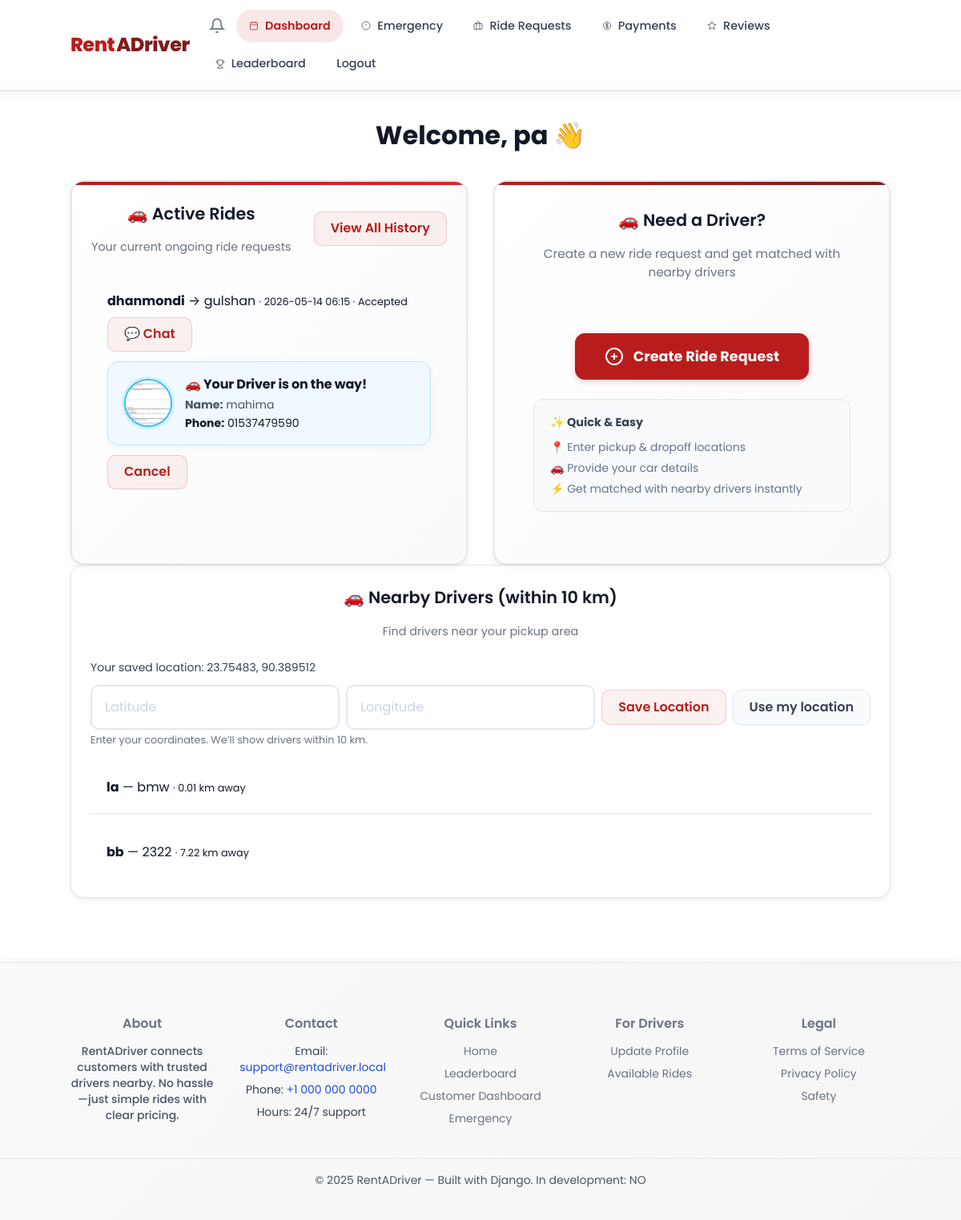
The app's page /customer/dashboard/ (signed in), older data.
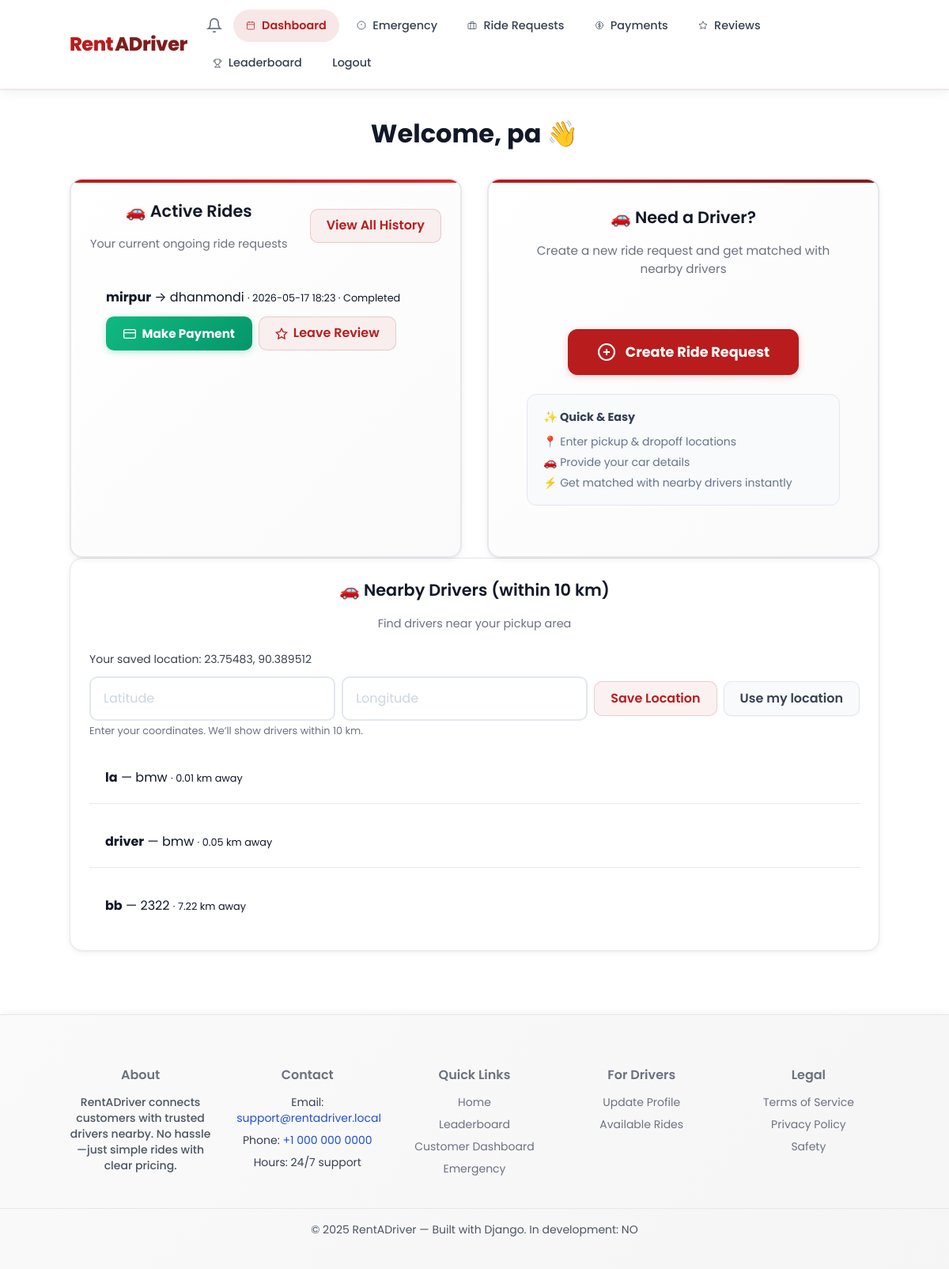
The same page, newer data.
### core/models.py (models this page shows, shortened)
class RideRequest(models.Model):
    customer = models.ForeignKey(Account, on_delete=models.CASCADE)
    pickup_location = models.CharField(max_length=200)
    dropoff_location = models.CharField(max_length=200)
    pickup_lat = models.FloatField(null=True, blank=True)
    pickup_lng = models.FloatField(null=True, blank=True)
    dropoff_lat = models.FloatField(null=True, blank=True)
    dropoff_lng = models.FloatField(null=True, blank=True)
    status = models.CharField(max_length=20, default="pending")
    created_at = models.DateTimeField(auto_now_add=True)

class DriverProfile(models.Model):
    user = models.OneToOneField(Account, on_delete=models.CASCADE)
    full_name = models.CharField(max_length=100, null=True, blank=True)
    license_number = models.CharField(max_length=50)
    phone_number = models.CharField(max_length=20, null=True, blank=True)
    vehicle_details = models.CharField(max_length=100, default="Unknown")
    address = models.CharField(max_length=200, null=True, blank=True)
    nid_number = models.CharField(max_length=50, null=True, blank=True)
    profile_picture = models.ImageField(upload_to="profiles/", null=True, blank=True)
    current_lat = models.FloatField(null=True, blank=True)
    current_lng = models.FloatField(null=True, blank=True)

class Account(AbstractUser):
    ROLE_CHOICES = (
        ('customer', 'Customer'),
        ('driver', 'Driver'),
    )
    role = models.CharField(max_length=15, choices=ROLE_CHOICES)
    last_lat = models.FloatField(null=True, blank=True)
    last_lng = models.FloatField(null=True, blank=True)

### core/views.py (the view)
# urls.py: path("customer/dashboard/", views.customer_dashboard, name="customer_dashboard"),
@login_required
def customer_dashboard(request):
    if request.user.role != "customer":
        return redirect("driver_dashboard")
    rides = RideRequest.objects.filter(customer=request.user).order_by("-created_at")
    customer_bookings = Booking.objects.filter(ride_request__customer=request.user).order_by("-confirmed_at")
    accepted_ride_info = None
    for ride in rides:
        if ride.status == "accepted":
            try:
                booking = ride.booking
                driver_profile = DriverProfile.objects.get(user=booking.driver)
                accepted_ride_info = {
                    "ride": ride,
                    "driver_name": driver_profile.full_name or booking.driver.username,
                    "driver_phone": driver_profile.phone_number,
                    "driver_picture": driver_profile.profile_picture,
                    "driver_lat": driver_profile.current_lat,
                    "driver_lng": driver_profile.current_lng,
                }
            except:
                pass
    nearby_list = []
    lat0 = request.user.last_lat
    lng0 = request.user.last_lng
    drivers = DriverProfile.objects.select_related("user").all()
    for d in drivers:
        if d.current_lat is None or d.current_lng is None:
            continue
        dist = None
        if lat0 is not None and lng0 is not None:
            dist = calculate_distance(lat0, lng0, d.current_lat, d.current_lng)
        nearby_list.append({
            "user": d.user,
            "vehicle_details": d.vehicle_details,
            "distance_km": round(dist, 2) if dist is not None else None,
        })
    if any(item["distance_km"] is not None for item in nearby_list):
        filtered = [item for item in nearby_list if item["distance_km"] is not None and item["distance_km"] <= 10]
        if not filtered:
            filtered = [item for item in nearby_list if item["distance_km"] is not None]
        filtered.sort(key=lambda x: x["distance_km"])
        nearby_list = filtered[:10]
    else:
        nearby_list = nearby_list[:10]
    return render(request, "customer_dashboard.html", {
        "rides": rides,
        "nearby_drivers": nearby_list,
        "customer_bookings": customer_bookings,
        "accepted_ride_info": accepted_ride_info,
    })

### core/views.py (called while the page is built)
def calculate_distance(lat1, lon1, lat2, lon2):
    if None in [lat1, lon1, lat2, lon2]:
        return None
    R = 6371  # Earth radius in km
    dlat = radians(lat2 - lat1)
    dlon = radians(lon2 - lon1)
    a = sin(dlat / 2)**2 + cos(radians(lat1)) * cos(radians(lat2)) * sin(dlon / 2)**2
    c = 2 * atan2(sqrt(a), sqrt(1 - a))
    return R * c

### core/templates/customer_dashboard.html (shortened to what the changed rows need)
{% extends "base.html" %}
{% load static %}
{% block content %}
<section class="dashboard">
  <div class="customer-dashboard container">
  <h2 class="welcome-title">Welcome, {{ request.user.username }} 👋</h2>
    <div class="dashboard-grid">
      <div class="card rides-card enhanced-rides">
        <div class="rides-container">
          <ul class="rides-list">
            {% for r in rides %}
              {% if r.status != 'cancelled' %}
                {% if r.booking and not r.booking.payment %}
              <li>
                <div>
                  <strong>{{ r.pickup_location }}</strong> → {{ r.dropoff_location }}
                  <small>· {{ r.created_at|date:"Y-m-d H:i" }} · {{ r.status|title }}</small>
                </div>
                {% if r.booking and r.booking.status != 'completed' and r.booking.status != 'cancelled' %}
                  <div class="chat-btn-wrapper">
                    <a class="btn btn-secondary" href="{% url 'chat_room' r.booking.id %}">💬 Chat</a>
                  </div>
                {% endif %}
                {% if r.status == 'accepted' and accepted_ride_info and accepted_ride_info.ride.id == r.id %}
                  <div class="driver-info-card">
                    {% if accepted_ride_info.driver_picture %}
                      <img
                        src="{{ accepted_ride_info.driver_picture.url }}"
                        alt="Driver photo"
                        class="driver-photo"
                      />
                    {% else %}
                      <div class="driver-photo-placeholder">🧑</div>
                    {% endif %}
                    <div>
                      <p class="driver-heading">🚗 Your Driver is on the way!</p>
                      <p class="driver-detail"><strong>Name:</strong> {{ accepted_ride_info.driver_name }}</p>
                      <p class="driver-detail-phone">
                        <strong>Phone:</strong>
                        {% if accepted_ride_info.driver_phone %}
                          <a href="tel:{{ accepted_ride_info.driver_phone }}">{{ accepted_ride_info.driver_phone }}</a>
                        {% else %}
                          <span class="driver-phone-unavailable">Not provided</span>
                        {% endif %}
                      </p>
                    </div>
                  </div>
                {% endif %}
                <div class="ride-actions">
                  {% if r.status == 'pending' %}
                    <a class="btn btn-secondary" href="{% url 'edit_ride_request' r.id %}">Edit</a>
                    <form method="post" action="{% url 'cancel_ride_request' r.id %}" class="cancel-form-inline">
                      {% csrf_token %}
                      <button class="btn btn-secondary">Cancel</button>
                    </form>
                  {% elif r.status == 'accepted' %}
                    <form method="post" action="{% url 'cancel_ride_request' r.id %}">
                      <button class="btn btn-secondary">Cancel</button>
                    </form>
                  {% elif r.status == 'completed' %}
                    <a href="{% url 'payments:pay_ride' r.booking.id %}" class="btn btn-primary payment-btn">
                      <svg width="16" height="16" viewBox="0 0 24 24" fill="none" stroke="currentColor" stroke-width="2">
                        <rect x="1" y="4" width="22" height="16" rx="2" ry="2"/>
                        <line x1="1" y1="10" x2="23" y2="10"/>
                      </svg>
                      Make Payment
                    </a>
                    {% if not r.booking.review %}
                      <a href="{% url 'all_reviews' %}" class="btn btn-secondary">
                        <svg width="16" height="16" viewBox="0 0 24 24" fill="none" stroke="currentColor" stroke-width="2">
                          <polygon points="12 2 15.09 8.26 22 9.27 17 14.14 18.18 21.02 12 17.77 5.82 21.02 7 14.14 2 9.27 8.91 8.26 12 2"/>
                        </svg>
                        Leave Review
                      </a>
                    {% else %}
                      <span class="badge badge-success">✓ Reviewed</span>
                    {% endif %}
                  {% endif %}
                </div>
              </li>
                {% endif %}
              {% endif %}
            {% empty %}
              <li>No active rides at the moment.</li>
            {% endfor %}
          </ul>
        </div>
      </div>
    </div>
    <div class="card nearby-card">
      <ul class="rides-list">
        {% for d in nearby_drivers %}
          <li>
            <strong>{{ d.user.username }}</strong> — {{ d.vehicle_details }}
            {% if d.distance_km is not None %}
              <small>· {{ d.distance_km }} km away</small>
            {% endif %}
          </li>
        {% empty %}
          <li>No nearby drivers available.</li>
        {% endfor %}
      </ul>
    </div>
  </div>
</section>
{% endblock %}

Row changes from the older to the newer data that the page shows:
no longer on this page (row edited): RideRequest: pickup_location "dhanmondi", dropoff_location "gulshan", created_at "2026-05-14 06:15", status "Accepted", shows "💬 Chat", shows "Cancel"
no longer on this page (row unchanged): DriverProfile: driver_name "mahima", driver_phone "01537479590"
added RideRequest: pickup_location "mirpur", dropoff_location "dhanmondi", created_at "2026-05-17 18:23", status "Completed", shows "Make Payment", shows "Leave Review"
added Account: user.username "driver", vehicle_details "bmw", distance_km "0.05"
